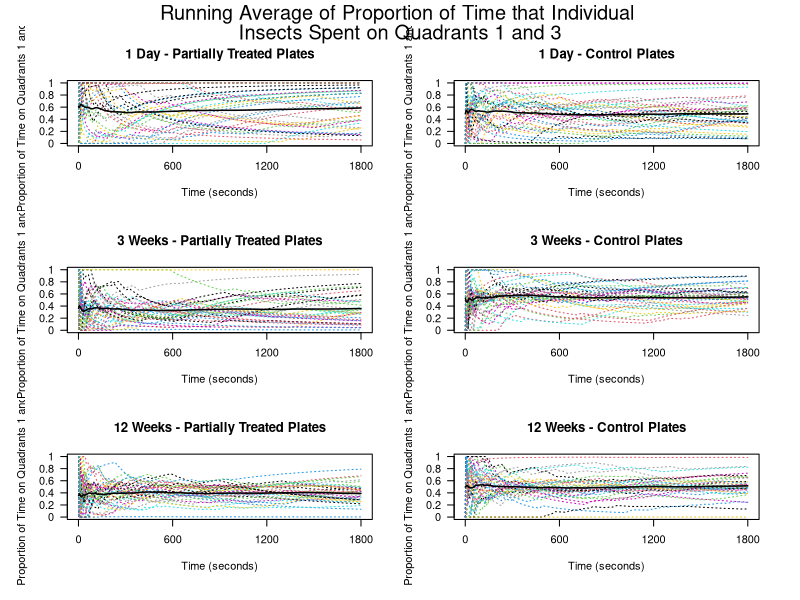

Write the R code that produced this figure.
###Code to createFig2RunningAvg
##create two working directory paths
#One containing the data
inwd <- paste("/Users/dtracy198/Documents/GitHub/Laboratory/",
              "Inesfly_Paint_Bed_Bug_Trial/TABLES_GRAPHS","/Fig2RunningAvg",
              sep = "")
#A second for the location the file is saved. (image may be too large for git)
outwd <- ("/Users/dtracy198/Documents")

#set the working director to bring in data
setwd(inwd)

##Bring in Data
#running averages of proportion of time quadrant 1 or 3 for all insects
ima.CVR2 <- read.csv("ima_CVR2.csv")
ima.CVR3 <- read.csv("ima_CVR3.csv")
ima.CVR4 <- read.csv("ima_CVR4.csv")

#running group average
ma.CompVidRep2 <- read.csv("ma_CompVidRep2.csv")
ma.control.CompVidRep2 <- read.csv("ma_control_CompVidRep2.csv")
ma.CompVidRep3 <- read.csv("ma_CompVidRep3.csv")
ma.control.CompVidRep3 <- read.csv("ma_control_CompVidRep3.csv")
#NOTE REP 4 is DAY 1 ; REP 1 VIDEOS WERE 
ma.CompVidRep4 <- read.csv("ma_CompVidRep4.csv")
ma.control.CompVidRep4 <- read.csv("ma_control_CompVidRep4.csv")

#######################Plot Individual Running Averages########################
setwd(outwd)

##select file type of output
#pdf("IndRrunning_avg.pdf", height = 9, width = 6)
jpeg("IndRrunning_avg.jpeg", height = 9, width = 6, res = 300,
     units = "in")
#tiff("IndRrunning_avg.tiff", height = 9, width = 6, res = 1081, 
#     units = "in")

#set graphing parameters
par(mfrow = c(3, 2), oma = c(1,1,2,1))

### Plot CompVidRep4 data (1 day)
#create blank plot for exposed insects
plot(x = c(1, 1800), y = c(0, 1), type = "n", xlab = "Time (seconds)",
     ylab = "Proportion of Time on Quadrants 1 and 3", 
     main = "1 Day - Partially Treated Plates", xaxt = 'n', yaxt = 'n')
#create axis
axis( 2, at = c(0:5 / 5), las = 2,
      labels = as.character(c(0:5 / 5)))
axis( 1, at = c(0:3 * 600), labels = as.character(c(0:3 * 600)))
#create filter to select all exposed insects
filter <- which(ima.CVR4[,3] == 1)
#create loop to plot surival lines
for(i in 1:length(filter)){
  lines(x = 1:1800, y = ima.CVR4[filter[i], 3:1802], 
        col = i, lty = 3)
}
#plot the average of the exposed insects
lines(x = 1:1800, y = ma.CompVidRep4[,2], lty = 1, lwd = 1.5, col = 1)

##plot controls
#plot new blank plot
plot(x = c(1, 1800), y = c(0, 1), type = "n", xlab = "Time (seconds)",
     ylab = "Proportion of Time on Quadrants 1 and 3",
     main = "1 Day - Control Plates", xaxt = 'n', yaxt = 'n')
axis( 2, at = c(0:5 / 5), las = 2,
      labels = as.character(c(0:5 / 5)))
axis( 1, at = c(0:3 * 600), labels = as.character(c(0:3 * 600)))
filter <- which(ima.CVR4[,3] == 0)
for(i in 1:length(filter)){
  lines(x = 1:1800, y = ima.CVR4[filter[i], 3:1802], col = i, lty = 3)
}
lines(x = 1:1800, y = ma.control.CompVidRep4[,2], lty = 1, lwd = 1.5, col = 1)

### CompVidRep2 (3 Weeks)
#plot for exposed insects
plot(x = c(1, 1800), y = c(0, 1), type = "n", xlab = "Time (seconds)",
     ylab = "Proportion of Time on Quadrants 1 and 3",
     main = "3 Weeks - Partially Treated Plates", xaxt = 'n', yaxt = 'n')
axis( 2, at = c(0:5 / 5), las = 2,
      labels = as.character(c(0:5 / 5)))
axis( 1, at = c(0:3 * 600), labels = as.character(c(0:3 * 600)))
filter <- which(ima.CVR2[,3] == 1)
for(i in 1:length(filter)){
  lines(x = 1:1800, y = ima.CVR2[filter[i], 3:1802], 
        col = i, lty = 3)
}#(ima.CompVidRep2[filter[i],2]+1)
lines(x = 1:1800, y = ma.CompVidRep2[,2], lty = 1, lwd = 1.5, col = 1)

#plot for control insects
plot(x = c(1, 1800), y = c(0, 1), type = "n", xlab = "Time (seconds)",
     ylab = "Proportion of Time on Quadrants 1 and 3",
     main = "3 Weeks - Control Plates", xaxt = 'n', yaxt = 'n')
axis( 2, at = c(0:5 / 5), las = 2,
      labels = as.character(c(0:5 / 5)))
axis( 1, at = c(0:3 * 600), labels = as.character(c(0:3 * 600)))
filter <- which(ima.CVR2[,3] == 0)
for(i in 1:length(filter)){
  lines(x = 1:1800, y = ima.CVR2[filter[i], 3:1802], col = i, lty = 3)
}
lines(x = 1:1800, y = ma.control.CompVidRep2[,2], lty = 1, lwd = 1.5, col = 1)

### CompVidRep3 (12 Weeks)
##plot exposed
plot(x = c(1, 1800), y = c(0, 1), type = "n", xlab = "Time (seconds)",
     ylab = "Proportion of Time on Quadrants 1 and 3",
     main = "12 Weeks - Partially Treated Plates", xaxt = 'n', yaxt = 'n')
axis( 2, at = c(0:5 / 5), las = 2,
      labels = as.character(c(0:5 / 5)))
axis( 1, at = c(0:3 * 600), labels = as.character(c(0:3 * 600)))
filter <- which(ima.CVR3[,3] == 1)
for(i in 1:length(filter)){
  lines(x = 1:1800, y = ima.CVR3[filter[i], 3:1802], 
        col = i, lty = 3)
}#(ima.CompVidRep2[filter[i],2]+1)
lines(x = 1:1800, y = ma.CompVidRep3[,2], lty = 1, lwd = 1.5, col = 1)

##plot control
plot(x = c(1, 1800), y = c(0, 1), type = "n", xlab = "Time (seconds)",
     ylab = "Proportion of Time on Quadrants 1 and 3",
     main = "12 Weeks - Control Plates", xaxt = 'n', yaxt = 'n')
axis( 2, at = c(0:5 / 5), las = 2,
      labels = as.character(c(0:5 / 5)))
axis( 1, at = c(0:3 * 600), labels = as.character(c(0:3 * 600)))
filter <- which(ima.CVR3[,3] == 0)
for(i in 1:length(filter)){
  lines(x = 1:1800, y = ima.CVR3[filter[i], 3:1802], col = i, lty = 3)
}
lines(x = 1:1800, y = ma.control.CompVidRep3[,2], lty = 1, lwd = 1.5, col = 1)

##Add title
mtext("Running Average of Proportion of Time that Individual ", side = 3, 
      line = 0.3, outer = TRUE, cex = 1.2)
mtext("Insects Spent on Quadrants 1 and 3", side = 3, 
      line = -1.2, outer = TRUE, cex = 1.2)
#save file type
dev.off()
